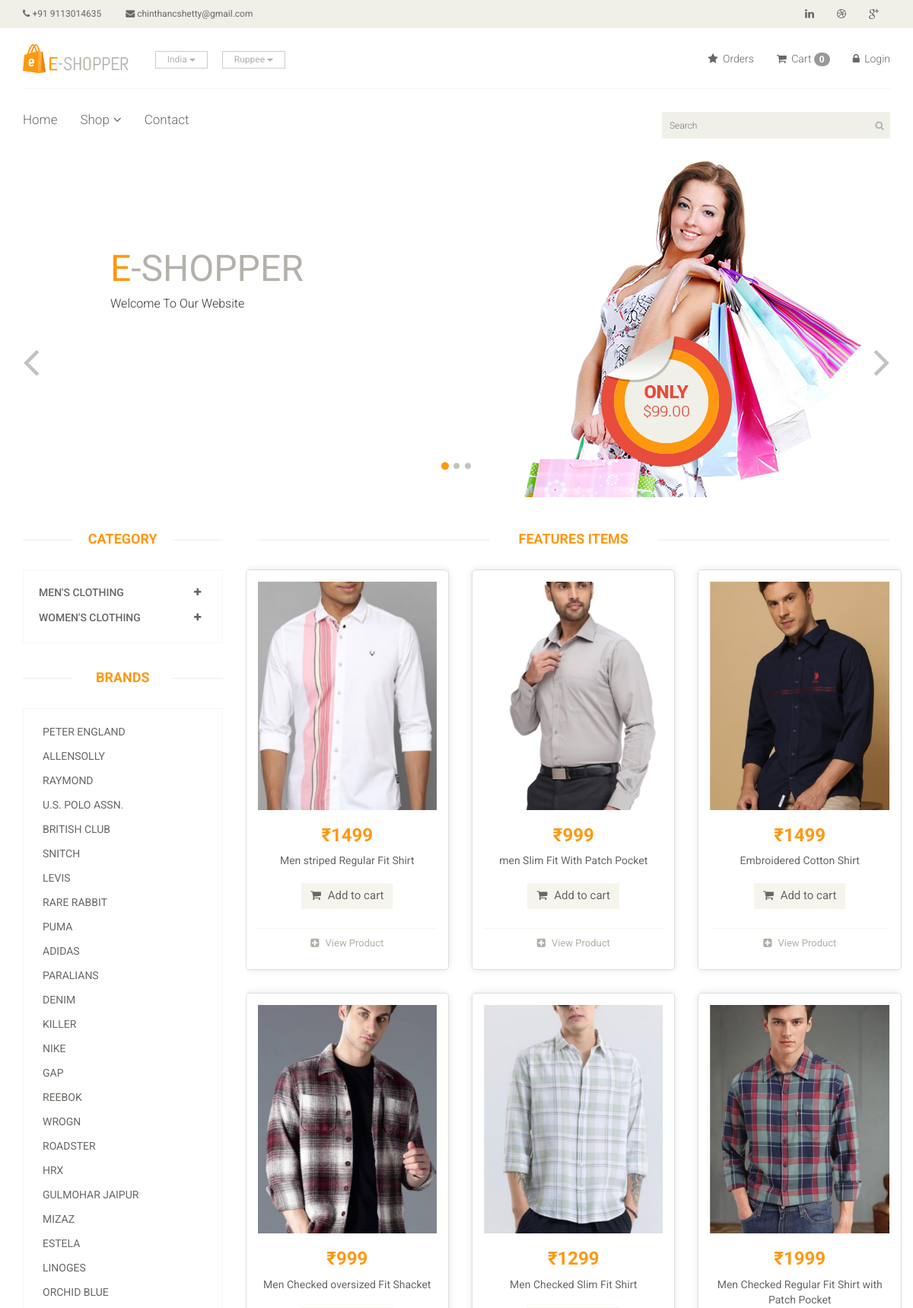
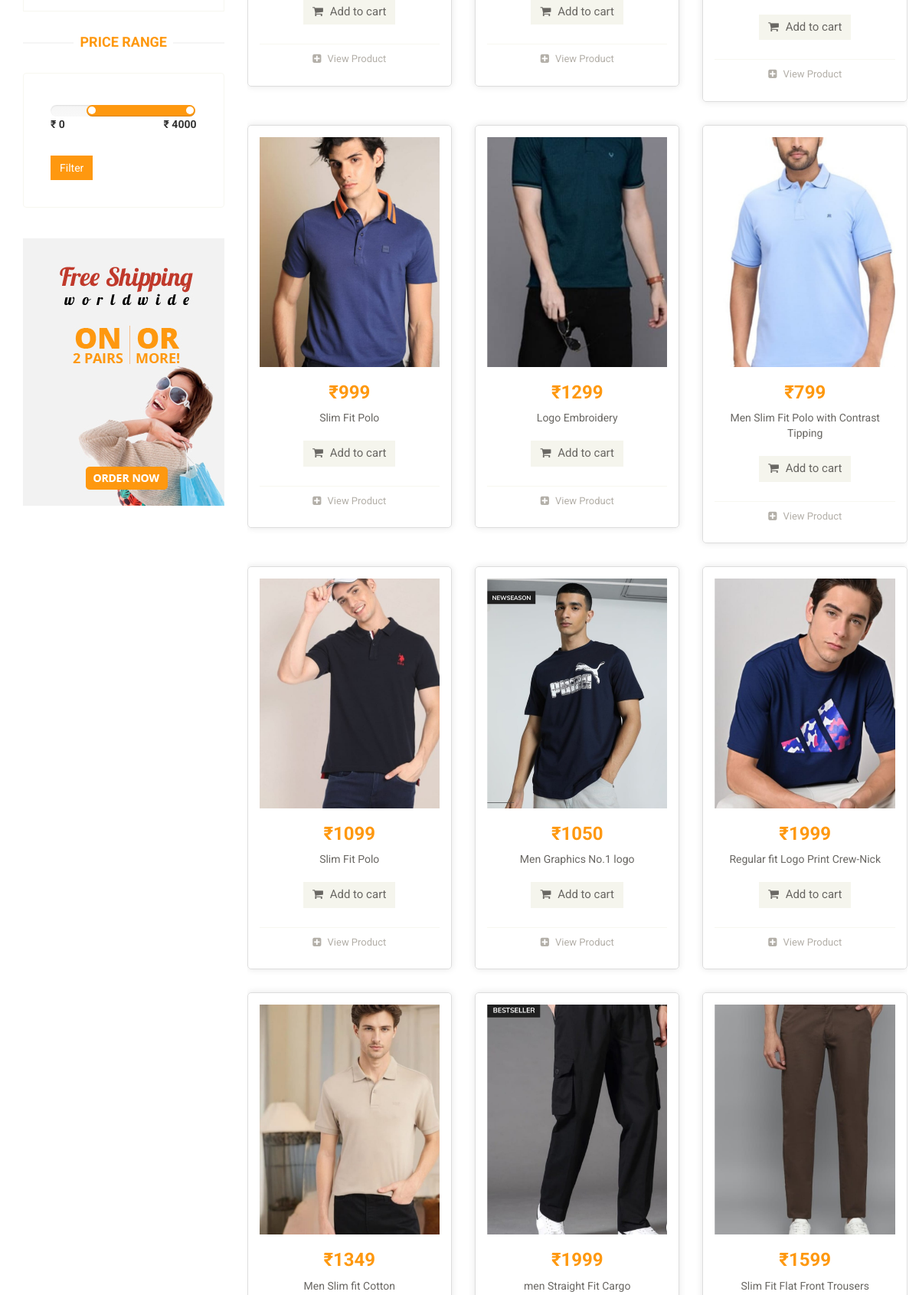
The page / (upper part) on the database its author committed (2 pictures, top to bottom).
### app/models.py (models this page shows, shortened)
class Category(models.Model):
    name = models.CharField(max_length=150)

class Brand(models.Model):
    name=models.CharField(max_length=200)

class Product(models.Model):
    SIZE_CHOICES = [
        ('S', 'Small'),
        ('M', 'Medium'),
        ('L', 'Large'),
        ('XL', 'Extra Large'),
        ('XXL', 'Double Extra Large'),
    ]
    category=models.ForeignKey(Category,on_delete=models.CASCADE,null=False,default='')
    sub_category=models.ForeignKey(Sub_Category,on_delete=models.CASCADE,null=False,default='')
    brand=models.ForeignKey(Brand,on_delete=models.CASCADE,null=True)
    image=models.ImageField(upload_to='ecommerce/ping')
    name=models.CharField(max_length=150)
    price=models.IntegerField()
    date=models.DateField(auto_now_add=True)
    size = models.CharField(max_length=3, choices=SIZE_CHOICES, default='M')  # Add size field

### E_shopper/views.py (the view)
# urls.py: path('',views.Index,name='index'),
def Index(request):
    category = Category.objects.all()
    brand = Brand.objects.all()
    categoryID = request.GET.get('category')
    brandID = request.GET.get('brand')
    price_range = request.GET.get('price_range')
    products = Product.objects.all()
    if categoryID:
        products = products.filter(sub_category=categoryID)
    if brandID:
        products = products.filter(brand=brandID).order_by('-id')
    if price_range:
        min_price, max_price = map(int, price_range.strip('[]').split(','))
        products = products.filter(price__gte=min_price, price__lte=max_price)
    products = products[:15]
    context = {
        'category': category,
        'product': products,
        'brand': brand,
    }
    return render(request, "index.html", context)

### templates/index.html (shortened to what this page needs)
{% extends 'master.html'%}
{% block body %}
<section id="slider">
    <div class="container">
        <div class="row">
            <div class="col-sm-12">
                <div id="slider-carousel" class="carousel slide" data-ride="carousel">
                    <ol class="carousel-indicators">
                        <li data-target="#slider-carousel" data-slide-to="0" class="active"></li>
                        <li data-target="#slider-carousel" data-slide-to="1"></li>
                        <li data-target="#slider-carousel" data-slide-to="2"></li>
                    </ol>
                    <div class="carousel-inner">
                        <div class="item active">
                            <div class="col-sm-6">
                                <h1><span>E</span>-SHOPPER</h1>
                                <h2>
                                <p> Welcome To Our Website </p>
                            </div>
                            <div class="col-sm-6">
                                <img src="/static/images/home/girl1.jpg" class="girl img-responsive" alt="" />
                                <img src="/static/images/home/pricing.png"  class="pricing" alt="" />
                            </div>
                        </div>
                    </div>
                    <a href="#slider-carousel" class="left control-carousel hidden-xs" data-slide="prev">
                        <i class="fa fa-angle-left"></i>
                    </a>
                    <a href="#slider-carousel" class="right control-carousel hidden-xs" data-slide="next">
                        <i class="fa fa-angle-right"></i>
                    </a>
                </div>
            </div>
        </div>
    </div>
</section>
<section>
    <div class="container">
        <div class="row">
            <div class="col-sm-3">
                <div class="left-sidebar">
                    <h2>Category</h2>
                    <div class="panel-group category-products" id="accordian">
                        {% for cat in category %}
                        <div class="panel panel-default">
                            <div class="panel-heading">
                                <h4 class="panel-title">
                                    <a data-toggle="collapse" data-parent="#accordian" href="#{{cat.id}}">
                                        <span class="badge pull-right"><i class="fa fa-plus"></i></span>
                                        {{cat.name}}
                                    </a>
                                </h4>
                            </div>
                        </div>
                        {% endfor %}
                    </div>
                    <div class="brands_products">
                        <h2>Brands</h2>
                        <div class="brands-name">
                            <ul class="nav nav-pills nav-stacked">
                                {% for i in brand %}
                                <li><a href="/?brand={{i.id}}"> {{i.name}}</a></li>
                                {%endfor%}
                            </ul>
                        </div>
                    </div>
                    <div class="price-range">
                        <h2>Price Range</h2>
                        <div class="well">
                            <form method="GET" action="{% url 'index' %}">
                                <input type="text" class="span2" name="price_range" value="" data-slider-min="0" data-slider-max="4000" data-slider-step="100" data-slider-value="[1000,9000]" id="sl2"><br />
                                <b>₹ 0</b> <b class="pull-right">₹ 4000</b>
                                <div style="margin-top: 15px;">
                                    <button type="submit" class="btn btn-primary">Filter</button>
                                </div>
                            </form>
                        </div>
                    </div>
                    <div class="shipping text-center">
                        <img src="/static/images/home/shipping.jpg" alt="" />
                    </div>
                </div>
            </div>
            <div class="col-sm-9 padding-right">
                <div class="features_items">
                    <h2 class="title text-center">Features Items</h2>
                    <div class="row">
                        {% for prod in product %}
                            <div class="col-md-4 col-sm-6 mb-4">
                                <div class="product-image-wrapper">
                                    <div class="single-products">
                                        <div class="productinfo text-center">
                                            <div class="image-container">
                                                <img src="/{{prod.image}}" alt="" class="img-fluid"/>
                                            </div>
                                            <h2>₹{{prod.price}}</h2>
                                            <p>{{prod.name}}</p>
                                            <a href="{% url 'cart_add' prod.id %}" class="btn btn-default add-to-cart">
                                                <i class="fa fa-shopping-cart"></i> Add to cart
                                            </a>
                                        </div>
                                        <div class="product-overlay">
                                            <div class="overlay-content">
                                            </div>
                                        </div>
                                    </div>
                                    <div class="choose">
                                        <ul class="nav nav-pills nav-justified">
                                            <li><a href="{% url 'product_detail' prod.id %}" target="_blank"><i class="fa fa-plus-square"></i> View Product</a></li>
                                        </ul>
                                    </div>
                                </div>
                            </div>
                            {% if forloop.counter|divisibleby:3 %}
                                </div><div class="row">
                            {% endif %}
                        {% endfor %}
                    </div>
                </div>
            </div>
        </div>
    </div>
</section>
{% endblock %}

### templates/index.html (style rules this page uses)
.image-container { height: 300px; overflow: hidden; position: relative; }
.image-container img { position: absolute; top: 50%; left: 50%; width: 100%; height: 100%; object-fit: cover; transform: translate(-50%, -50%); }
.product-image-wrapper { padding: 15px; display: flex; flex-direction: column; justify-content: space-between; border: 1px solid #ddd; border-radius: 5px; box-shadow: 0 0 10px rgba(0,0,0,0.1); }
.product-overlay { background: rgba(0, 0, 0, 0.7); color: #fff; }
.add-to-cart { margin-top: 10px; }

### rows shown on the page
Category: name "MEN'S CLOTHING"
Category: name "WOMEN'S CLOTHING"
Brand: name "PETER ENGLAND"
Brand: name "ALLENSOLLY"
Brand: name "RAYMOND"
Brand: name "U.S. POLO ASSN."
Brand: name "BRITISH CLUB"
Brand: name "SNITCH"
Brand: name "LEVIS"
Brand: name "RARE RABBIT"
Brand: name "PUMA"
Brand: name "ADIDAS"
Brand: name "PARALIANS"
Brand: name "DENIM"
Brand: name "KILLER"
Brand: name "NIKE"
Brand: name "GAP"
Brand: name "REEBOK"
Brand: name "WROGN"
Brand: name "ROADSTER"
Brand: name "HRX"
Brand: name "GULMOHAR JAIPUR"
Brand: name "MIZAZ"
Brand: name "ESTELA"
Brand: name "LINOGES"
Brand: name "ORCHID BLUE"
Product: image (picture), price "1499", name "Men striped Regular Fit Shirt"
Product: image (picture), price "999", name "men Slim Fit With Patch Pocket"
Product: image (picture), price "1499", name "Embroidered Cotton Shirt"
Product: image (picture), price "999", name "Men Checked oversized Fit Shacket"
Product: image (picture), price "1299", name "Men Checked Slim Fit Shirt"
Product: image (picture), price "1999", name "Men Checked Regular Fit Shirt with Patch Pocket"
Product: image (picture), price "999", name "Slim Fit Polo"
Product: image (picture), price "1299", name "Logo Embroidery"
Product: image (picture), price "799", name "Men Slim Fit Polo with Contrast Tipping"
Product: image (picture), price "1099", name "Slim Fit Polo"
Product: image (picture), price "1050", name "Men Graphics No.1 logo"
Product: image (picture), price "1999", name "Regular fit Logo Print Crew-Nick"
Product: image (picture), price "1349", name "Men Slim fit Cotton"
Product: image (picture), price "1999", name "men Straight Fit Cargo"
Product: image (picture), price "1599", name "Slim Fit Flat Front Trousers"

### other values the page prints
{{ request.session.cart|length }} "0"
